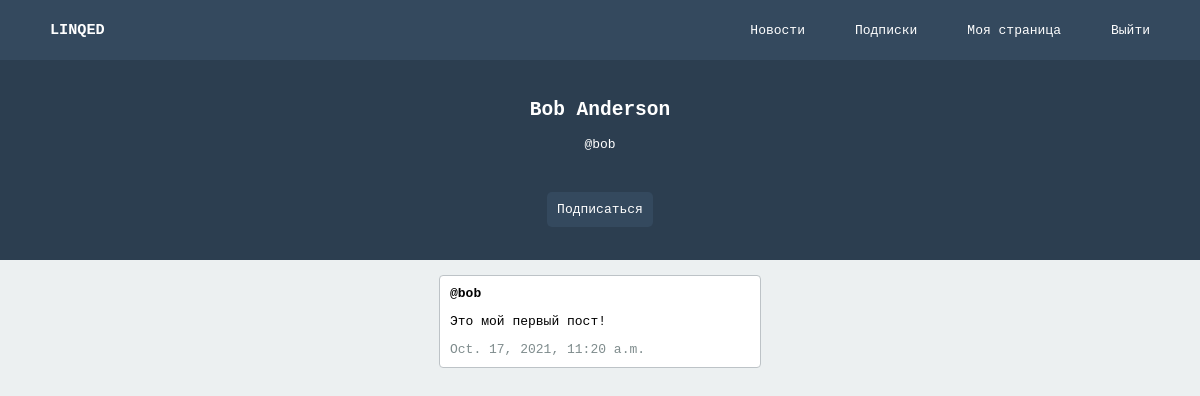
/bob, run on the app's committed database.
### main/models.py (models this page shows, shortened)
class User(models.Model):
    mail = models.CharField('E-mail', max_length=64)
    username = models.CharField('Логин', max_length=64)
    password = models.CharField('Пароль', max_length=64)
    first_name = models.CharField('Имя', max_length=64)
    second_name = models.CharField('Фамилия', max_length=64)
    birthday = models.DateField('Дата рождения')
    token = models.CharField('Токен', max_length=64, default='', blank=True)

class Post(models.Model):
    author = models.ForeignKey(User, verbose_name='Автор', on_delete=models.CASCADE)
    created = models.DateTimeField('Дата публикации', default=now)
    content = models.TextField('Содержание')

### main/views.py (the view, shortened to what this page needs)
# urls.py: path('<str:username>', views.user),
def user(request, username: str):
    token = request.COOKIES.get('token')
    me = User.objects.filter(token=token).first()
    try:
        user = User.objects.get(username=username)
    except ObjectDoesNotExist:
        return HttpResponseNotFound(f'Пользователь @{username} не существует')
    posts = list(Post.objects.filter(author=user).order_by('-created'))
    col_1 = posts[2::3]
    col_2 = posts[0::3]
    col_3 = posts[1::3]
    context = {
        'user': user,
        'me': me,
        'title': f'@{username}',
        'col_1': col_1,
        'col_2': col_2,
        'col_3': col_3,
    }
    return render(request, 'main/user.html', context)

### main/templates/main/user.html (shortened to what this page needs)
{% extends "main/base.html" %}
{% block content %}
<div id="user_header">
    <div><h2>{{user.first_name}} {{user.second_name}}</h2></div>
    <div>@{{ user.username }}</div>
    {% if user != me %}
    <div>
        <a href="/subscribe/{{user.username}}" class="subscribe_button"><div class="subscribe_button">Подписаться</div></a>
    </div>
    {% endif %}
</div>
<div id="posts">
    <div>
        {% for post in col_2 %}
            <div class="post">
                <p class="post-author">@{{post.author.username}}</p>
                <p class="post-content">{{post.content}}</p>
                <p class="post-date">{{post.created}}</p>
            </div>
        {% endfor %}
    </div>
</div>
{% endblock content %}

### static/style.css (style rules this page uses)
body { margin: 0; display: grid; grid-template-areas: "header" "content"; grid-template-rows: 60px calc(100vh - 60px); font-family: monospace; }
#user_header { background-color: #2c3e50; color: white; height: 200px; width: 100vw; display: flex; align-items: center; justify-content: center; flex-direction: column; }
div.subscribe_button { margin: 40px 0 10px 0; background-color: #34495e; border-radius: 5px; padding: 10px; }
a.subscribe_button { color: white; text-decoration: none; }
#posts { display: flex; flex-direction: row; align-items: flex-start; justify-content: center; }
#posts > div { display: flex; align-items: flex-start; justify-content: center; flex-direction: column; margin-top: 10px; }
div.post { border: 1px solid #bdc3c7; border-radius: 4px; padding: 10px; background-color: white; margin: 5px; width: 300px; }
div.post > p.post-author { font-weight: bold; margin: 0; }
div.post > p.post-date { margin: 0; color: #7f8c8d; }

### data on the page
User: first_name "Bob", second_name "Anderson", username "bob"
Post: author.username "bob", content "Это мой первый пост!", created "Oct. 17, 2021, 11:20 a.m."
